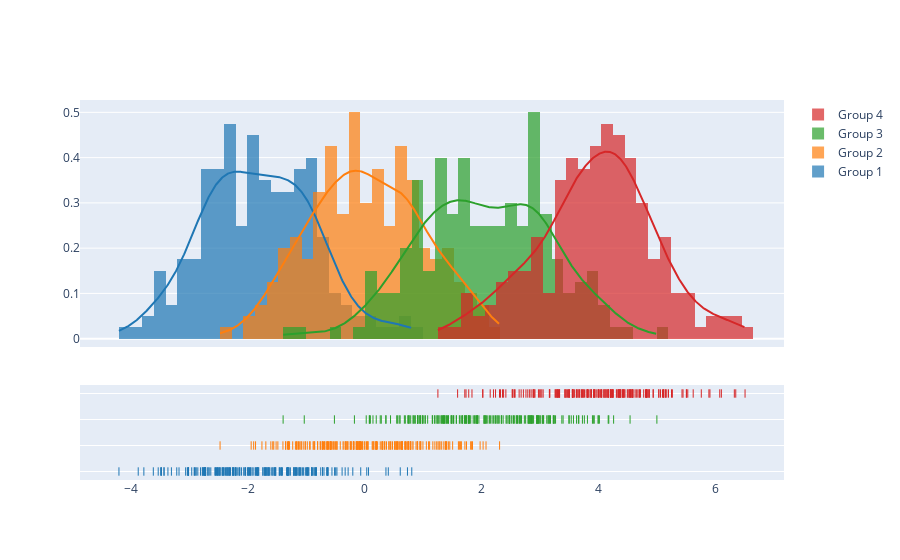

Source (notebook cell):
### Code cell
import plotly.figure_factory as ff

# Add histogram data
x1 = np.random.randn(200) - 2
x2 = np.random.randn(200)
x3 = np.random.randn(200) + 2
x4 = np.random.randn(200) + 4

# Group data together
hist_data = [x1, x2, x3, x4]

group_labels = ['Group 1', 'Group 2', 'Group 3', 'Group 4']

# Create distplot with custom bin_size
fig = ff.create_distplot(hist_data, group_labels, bin_size=.2)
fig.show()

### Figure 1 — Plotly figure (JSON) as saved in the notebook; plotly's stock layout.template omitted (floating-point values rounded to 4 significant figures; data arrays with more than 128 entries replaced by an {"elided": "..."} marker saying what was removed)
{"data": [{"autobinx": false, "histnorm": "probability density", "legendgroup": "Group 1", "marker": {"color": "rgb(31, 119, 180)"}, "name": "Group 1", "opacity": 0.7, "type": "histogram", "x": {"elided": "200 float values"}, "xaxis": "x", "xbins": {"end": 0.8022, "size": 0.2, "start": -4.213}, "yaxis": "y"}, {"autobinx": false, "histnorm": "probability density", "legendgroup": "Group 2", "marker": {"color": "rgb(255, 127, 14)"}, "name": "Group 2", "opacity": 0.7, "type": "histogram", "x": {"elided": "200 float values"}, "xaxis": "x", "xbins": {"end": 2.306, "size": 0.2, "start": -2.481}, "yaxis": "y"}, {"autobinx": false, "histnorm": "probability density", "legendgroup": "Group 3", "marker": {"color": "rgb(44, 160, 44)"}, "name": "Group 3", "opacity": 0.7, "type": "histogram", "x": {"elided": "200 float values"}, "xaxis": "x", "xbins": {"end": 5.0, "size": 0.2, "start": -1.401}, "yaxis": "y"}, {"autobinx": false, "histnorm": "probability density", "legendgroup": "Group 4", "marker": {"color": "rgb(214, 39, 40)"}, "name": "Group 4", "opacity": 0.7, "type": "histogram", "x": {"elided": "200 float values"}, "xaxis": "x", "xbins": {"end": 6.51, "size": 0.2, "start": 1.25}, "yaxis": "y"}, {"legendgroup": "Group 1", "marker": {"color": "rgb(31, 119, 180)"}, "mode": "lines", "name": "Group 1", "showlegend": false, "type": "scatter", "x": {"elided": "500 float values"}, "xaxis": "x", "y": {"elided": "500 float values"}, "yaxis": "y"}, {"legendgroup": "Group 2", "marker": {"color": "rgb(255, 127, 14)"}, "mode": "lines", "name": "Group 2", "showlegend": false, "type": "scatter", "x": {"elided": "500 float values"}, "xaxis": "x", "y": {"elided": "500 float values"}, "yaxis": "y"}, {"legendgroup": "Group 3", "marker": {"color": "rgb(44, 160, 44)"}, "mode": "lines", "name": "Group 3", "showlegend": false, "type": "scatter", "x": {"elided": "500 float values"}, "xaxis": "x", "y": {"elided": "500 float values"}, "yaxis": "y"}, {"legendgroup": "Group 4", "marker": {"color": "rgb(214, 39, 40)"}, "mode": "lines", "name": "Group 4", "showlegend": false, "type": "scatter", "x": {"elided": "500 float values"}, "xaxis": "x", "y": {"elided": "500 float values"}, "yaxis": "y"}, {"legendgroup": "Group 1", "marker": {"color": "rgb(31, 119, 180)", "symbol": "line-ns-open"}, "mode": "markers", "name": "Group 1", "showlegend": false, "type": "scatter", "x": {"elided": "200 float values"}, "xaxis": "x", "y": {"elided": "200 str values"}, "yaxis": "y2"}, {"legendgroup": "Group 2", "marker": {"color": "rgb(255, 127, 14)", "symbol": "line-ns-open"}, "mode": "markers", "name": "Group 2", "showlegend": false, "type": "scatter", "x": {"elided": "200 float values"}, "xaxis": "x", "y": {"elided": "200 str values"}, "yaxis": "y2"}, {"legendgroup": "Group 3", "marker": {"color": "rgb(44, 160, 44)", "symbol": "line-ns-open"}, "mode": "markers", "name": "Group 3", "showlegend": false, "type": "scatter", "x": {"elided": "200 float values"}, "xaxis": "x", "y": {"elided": "200 str values"}, "yaxis": "y2"}, {"legendgroup": "Group 4", "marker": {"color": "rgb(214, 39, 40)", "symbol": "line-ns-open"}, "mode": "markers", "name": "Group 4", "showlegend": false, "type": "scatter", "x": {"elided": "200 float values"}, "xaxis": "x", "y": {"elided": "200 str values"}, "yaxis": "y2"}], "layout": {"barmode": "overlay", "hovermode": "closest", "legend": {"traceorder": "reversed"}, "xaxis": {"anchor": "y2", "domain": [0.0, 1.0], "zeroline": false}, "yaxis": {"anchor": "free", "domain": [0.35, 1], "position": 0.0}, "yaxis2": {"anchor": "x", "domain": [0, 0.25], "dtick": 1, "showticklabels": false}}}
